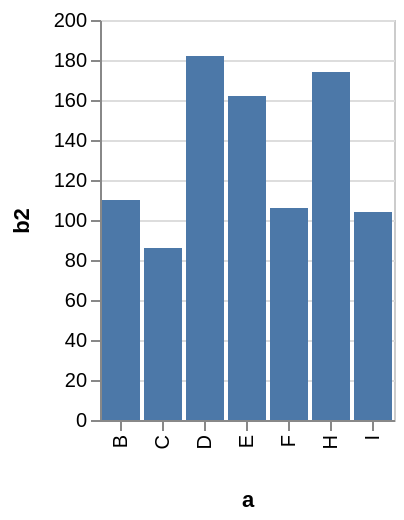

Describe this chart as a Vega-Lite specification.
### Vega specification from a JSON file in a GitHub repository (floating-point values rounded to 4 significant figures)
{"$schema": "https://vega.github.io/schema/vega/v3.0.json", "description": "A simple bar chart with embedded data that uses a filter and calculate.", "autosize": "pad", "padding": 5, "encode": {"update": {"stroke": {"value": "#ccc"}, "fill": {"value": "transparent"}}}, "data": [{"name": "source_0", "values": [{"a": "A", "b": 28}, {"a": "B", "b": 55}, {"a": "C", "b": 43}, {"a": "G", "b": 19}, {"a": "H", "b": 87}, {"a": "I", "b": 52}, {"a": "D", "b": 91}, {"a": "E", "b": 81}, {"a": "F", "b": 53}]}, {"name": "data_0", "source": "source_0", "transform": [{"type": "formula", "expr": "2*datum.b", "as": "b2"}, {"type": "filter", "expr": "datum.b2 > 60"}, {"type": "filter", "expr": "datum[\"b2\"] !== null && !isNaN(datum[\"b2\"])"}]}], "signals": [{"name": "x_step", "value": 21}, {"name": "width", "update": "bandspace(domain('x').length, 0.1, 0.05) * x_step"}, {"name": "height", "update": "200"}], "marks": [{"name": "marks", "type": "rect", "role": "bar", "from": {"data": "data_0"}, "encode": {"update": {"x": {"scale": "x", "field": "a"}, "width": {"scale": "x", "band": true}, "y": {"scale": "y", "field": "b2"}, "y2": {"scale": "y", "value": 0}, "fill": {"value": "#4c78a8"}}}}], "scales": [{"name": "x", "type": "band", "range": {"step": {"signal": "x_step"}}, "round": true, "paddingInner": 0.1, "paddingOuter": 0.05, "domain": {"data": "data_0", "field": "a", "sort": true}}, {"name": "y", "type": "linear", "range": [{"signal": "height"}, 0], "round": true, "nice": true, "zero": true, "domain": {"data": "data_0", "field": "b2"}}], "axes": [{"scale": "x", "orient": "bottom", "tickCount": 5, "title": "a", "zindex": 1, "encode": {"labels": {"update": {"angle": {"value": 270}, "align": {"value": "right"}, "baseline": {"value": "middle"}}}}}, {"scale": "y", "orient": "left", "title": "b2", "zindex": 1}, {"scale": "y", "domain": false, "grid": true, "labels": false, "maxExtent": 0, "minExtent": 0, "orient": "left", "ticks": false, "zindex": 0, "gridScale": "x"}], "config": {"axis": {"minExtent": 30}}}
